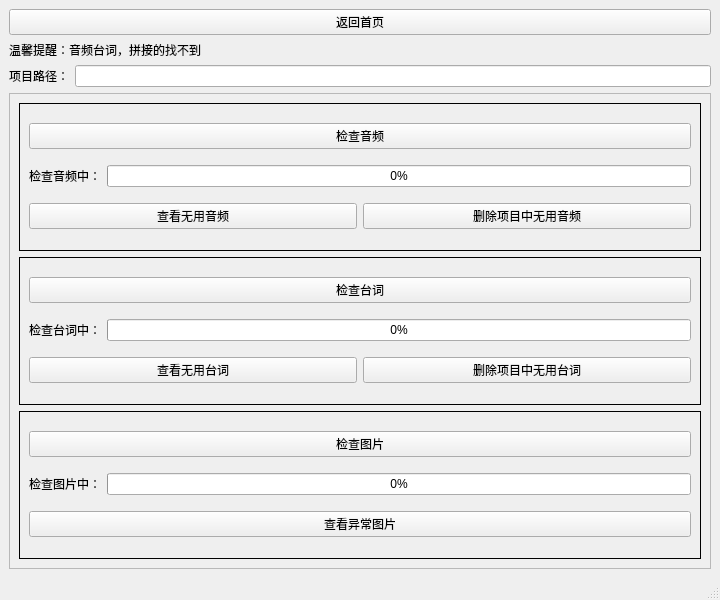
<?xml version="1.0" encoding="UTF-8"?>
<ui version="4.0">
 <class>MainWindow</class>
 <widget class="QMainWindow" name="MainWindow">
  <property name="geometry">
   <rect>
    <x>0</x>
    <y>0</y>
    <width>720</width>
    <height>600</height>
   </rect>
  </property>
  <property name="windowTitle">
   <string>检查资源</string>
  </property>
  <widget class="QWidget" name="centralwidget">
   <layout class="QVBoxLayout" name="verticalLayout_4">
    <item>
     <widget class="QPushButton" name="backHome">
      <property name="text">
       <string>返回首页</string>
      </property>
     </widget>
    </item>
    <item>
     <widget class="QLabel" name="label">
      <property name="text">
       <string>温馨提醒：音频台词，拼接的找不到</string>
      </property>
     </widget>
    </item>
    <item>
     <layout class="QHBoxLayout" name="horizontalLayout">
      <item>
       <widget class="QLabel" name="label_2">
        <property name="text">
         <string>项目路径：</string>
        </property>
       </widget>
      </item>
      <item>
       <widget class="QLineEdit" name="project_path"/>
      </item>
     </layout>
    </item>
    <item>
     <widget class="QScrollArea" name="scrollArea">
      <property name="widgetResizable">
       <bool>true</bool>
      </property>
      <widget class="QWidget" name="scrollAreaWidgetContents">
       <property name="geometry">
        <rect>
         <x>0</x>
         <y>0</y>
         <width>694</width>
         <height>460</height>
        </rect>
       </property>
       <layout class="QVBoxLayout" name="verticalLayout_5">
        <item>
         <widget class="QFrame" name="frame">
          <property name="styleSheet">
           <string notr="true"/>
          </property>
          <property name="frameShape">
           <enum>QFrame::Box</enum>
          </property>
          <layout class="QVBoxLayout" name="verticalLayout">
           <item>
            <widget class="QPushButton" name="checkSoundButton">
             <property name="text">
              <string>检查音频</string>
             </property>
            </widget>
           </item>
           <item>
            <layout class="QHBoxLayout" name="horizontalLayout_3">
             <item>
              <widget class="QLabel" name="checkSoundLabel">
               <property name="text">
                <string>检查音频中：</string>
               </property>
              </widget>
             </item>
             <item>
              <widget class="QProgressBar" name="checkSoundProgressBar">
               <property name="value">
                <number>0</number>
               </property>
              </widget>
             </item>
            </layout>
           </item>
           <item>
            <layout class="QHBoxLayout" name="horizontalLayout_2">
             <item>
              <widget class="QPushButton" name="openCheckSoundTxtButton">
               <property name="text">
                <string>查看无用音频</string>
               </property>
              </widget>
             </item>
             <item>
              <widget class="QPushButton" name="deleteUnusedSoundButton">
               <property name="text">
                <string>删除项目中无用音频</string>
               </property>
              </widget>
             </item>
            </layout>
           </item>
          </layout>
         </widget>
        </item>
        <item>
         <widget class="QFrame" name="frame">
          <property name="styleSheet">
           <string notr="true"/>
          </property>
          <property name="frameShape">
           <enum>QFrame::Box</enum>
          </property>
          <layout class="QVBoxLayout" name="verticalLayout_2">
           <item>
            <widget class="QPushButton" name="checkVoiceBtn">
             <property name="text">
              <string>检查台词</string>
             </property>
            </widget>
           </item>
           <item>
            <layout class="QHBoxLayout" name="horizontalLayout_4">
             <item>
              <widget class="QLabel" name="label_4">
               <property name="text">
                <string>检查台词中：</string>
               </property>
              </widget>
             </item>
             <item>
              <widget class="QProgressBar" name="checkVoiceProgressBar">
               <property name="value">
                <number>0</number>
               </property>
              </widget>
             </item>
            </layout>
           </item>
           <item>
            <layout class="QHBoxLayout" name="horizontalLayout_5">
             <item>
              <widget class="QPushButton" name="openCheckVoiceBtn">
               <property name="text">
                <string>查看无用台词</string>
               </property>
              </widget>
             </item>
             <item>
              <widget class="QPushButton" name="deleteCheckVoiceBtn">
               <property name="text">
                <string>删除项目中无用台词</string>
               </property>
              </widget>
             </item>
            </layout>
           </item>
          </layout>
         </widget>
        </item>
        <item>
         <widget class="QFrame" name="frame_2">
          <property name="styleSheet">
           <string notr="true"/>
          </property>
          <property name="frameShape">
           <enum>QFrame::Box</enum>
          </property>
          <layout class="QVBoxLayout" name="verticalLayout_3">
           <item>
            <widget class="QPushButton" name="checkImage">
             <property name="text">
              <string>检查图片</string>
             </property>
            </widget>
           </item>
           <item>
            <layout class="QHBoxLayout" name="horizontalLayout_6">
             <item>
              <widget class="QLabel" name="label_5">
               <property name="text">
                <string>检查图片中：</string>
               </property>
              </widget>
             </item>
             <item>
              <widget class="QProgressBar" name="checkImgProgressBar">
               <property name="value">
                <number>0</number>
               </property>
              </widget>
             </item>
            </layout>
           </item>
           <item>
            <layout class="QHBoxLayout" name="horizontalLayout_7">
             <item>
              <widget class="QPushButton" name="abnormalImages">
               <property name="text">
                <string>查看异常图片</string>
               </property>
              </widget>
             </item>
            </layout>
           </item>
          </layout>
         </widget>
        </item>
       </layout>
      </widget>
     </widget>
    </item>
   </layout>
  </widget>
  <widget class="QStatusBar" name="statusbar"/>
 </widget>
 <resources/>
 <connections/>
</ui>
